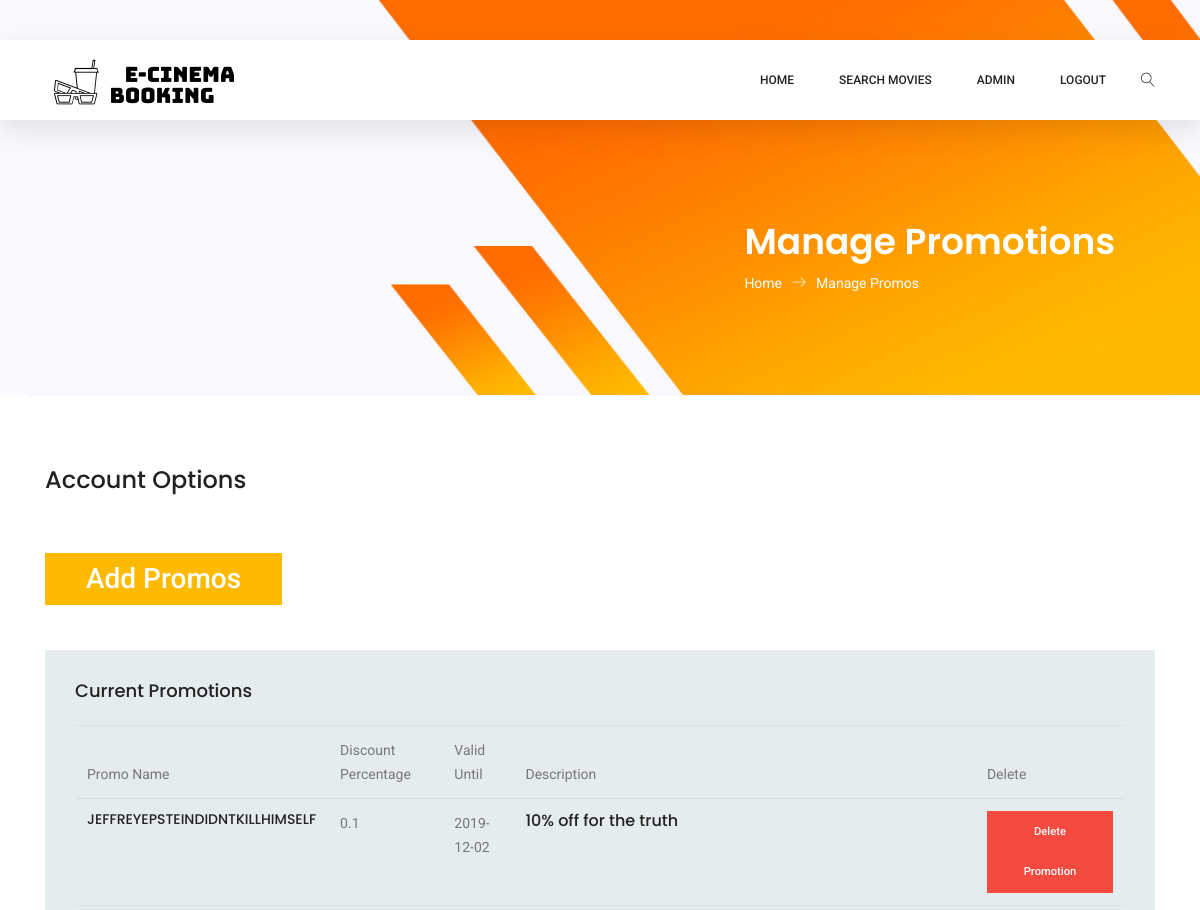
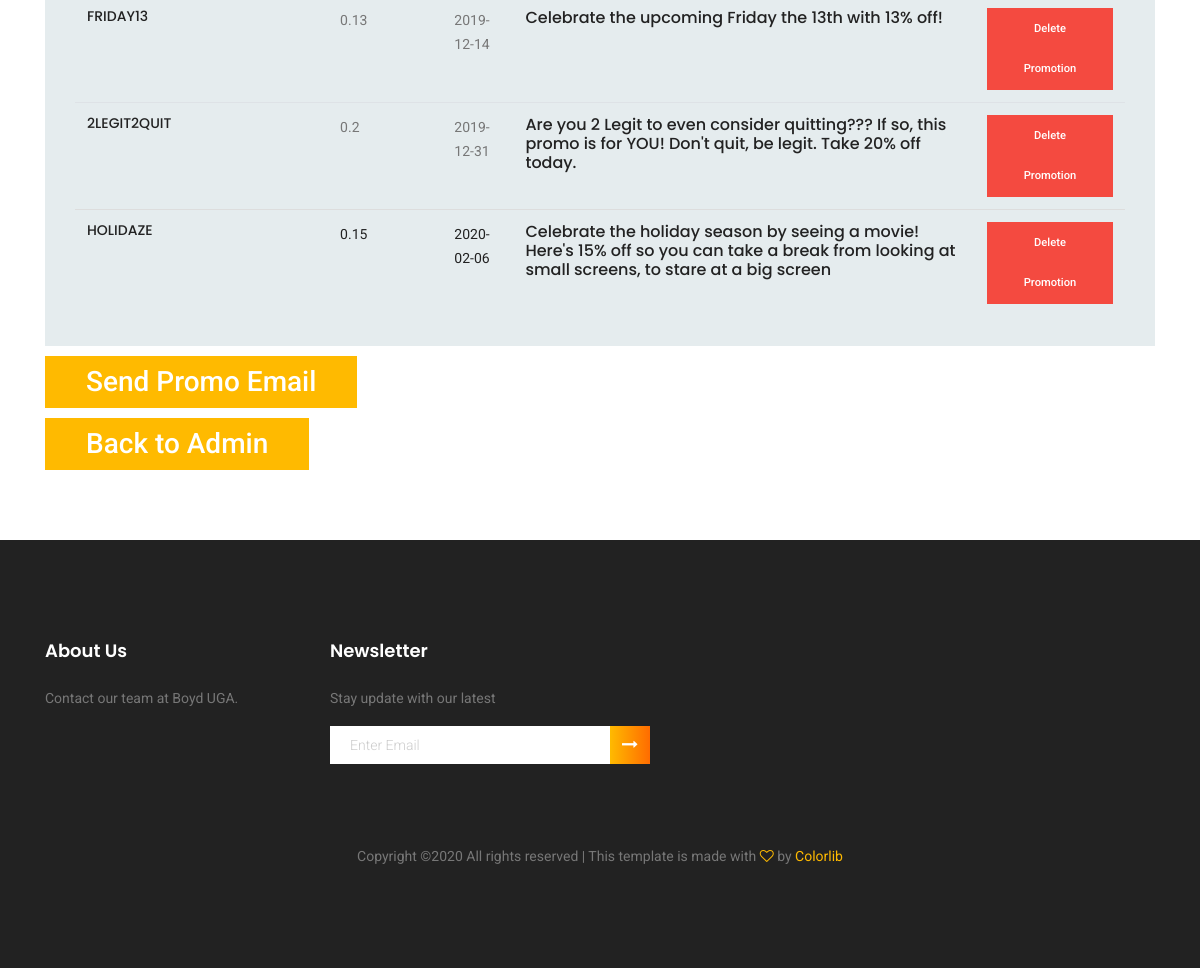
Screenshot of /manage_promos (signed in) with the database file from the repository (2 pictures, top to bottom).
### tables this page shows
CREATE TABLE `promo` (
  `promo_id` INTEGER PRIMARY KEY AUTOINCREMENT,
  `code` varchar(100) NOT NULL,
  `promo` double NOT NULL,
  `promo_description` varchar(1024) DEFAULT '',
  exp_date datetime NOT NULL
);

### ecinema/controllers/AdminPromoController.py (the view, shortened to what this page needs)
@bp.route('/manage_promos', methods=('GET', 'POST'))
@admin_login_required
def manage_promos():
    promo = Promo()
    promos = promo.get_all_promos()
    promos = sorted(promos, key=lambda k: k['exp_date'] )
    return render_template('manage_promos.html', promos=promos)

### ecinema/controllers/LoginController.py (called while the page is built)
@bp.before_app_request
def load_logged_in_user():
    user_id = session.get('user_id')
    if user_id is None:
        g.user = None
    else:
        customer = create_user('customer')
        g.user = customer.obj_as_dict(user_id)
        if g.user is not None:
            g.user = dict(g.user)
            g.user['is_admin'] = False
        if g.user is None:
            admin = create_user('admin')
            if admin.fetch(user_id):
                g.user = dict(admin.obj_as_dict(user_id))
                g.user['is_admin'] = True
            else:
                session.clear()
                return redirect(url_for('IndexController.index'))

def admin_login_required(view):
    @functools.wraps(view)
    def wrapped_view(**kwargs):
        admin = create_user('admin')
        if g.user is None:
            return redirect(url_for('LoginController.login'))
        elif not admin.fetch(g.user['username']):
            return redirect(url_for('IndexController.index'))
        return view(**kwargs)
    return wrapped_view

### ecinema/data/AdminData.py (called while the page is built)
    def get_info(self, key: str):
        return self.__db.execute(
            'SELECT * FROM admin WHERE username = ?',
            (key,)
        ).fetchone()

### ecinema/data/CustomerData.py (called while the page is built)
    def get_info(self, key: str):
        return self.get_user_info(key)

    def get_user_info(self, user_id: str):
        return self.__db.execute(
            'SELECT * FROM customer WHERE username = ?', (user_id,)
        ).fetchone()

### ecinema/data/PromoData.py (called while the page is built)
    def get_all_promos(self):
        return self.__db.execute(
            'SELECT * FROM promo'
        ).fetchall()

### ecinema/data/db.py (called while the page is built)
def get_db():
    if 'db' not in g:
        g.db = sqlite3.connect(
            current_app.config['DATABASE'],
            detect_types=sqlite3.PARSE_DECLTYPES
        )
        g.db.row_factory = sqlite3.Row
    return g.db

### ecinema/models/Admin.py (called while the page is built)
    def obj_as_dict(self, key: str):
        return self.__data_access.get_info(key)

    def fetch(self, key: str) -> bool:
        admin = self.obj_as_dict(key)
        if admin is not None:
            self.set_id(admin['admin_id'])
            self.set_username(admin['username'])
            self.set_password(admin['password'])
            self.set_is_init()
            return True
        return False

### ecinema/models/Customer.py (called while the page is built)
    def obj_as_dict(self, key: str):
        return self.__data_access.get_info(key)

### ecinema/models/Promo.py (called while the page is built)
    def get_all_promos(self):
        return self.__data_access.get_all_promos()

### ecinema/models/User.py (called while the page is built)
    def set_username(self, user: str):
        self.__username = user

    def set_password(self, password: str):
        self.__password = password

### ecinema/templates/manage_promos.html (shortened to what this page needs)
{% extends 'base.html' %}
{% block header %}
<!DOCTYPE html>
<html lang="zxx" class="no-js">
<head>
  <link rel="stylesheet" href="{{ url_for('static', filename='css/linearicons.css') }}">
  <link rel="stylesheet" href="{{ url_for('static', filename='css/font-awesome.min.css') }}">
  <link rel="stylesheet" href="{{ url_for('static', filename='css/themify-icons.css') }}">
  <link rel="stylesheet" href="{{ url_for('static', filename='css/bootstrap.css') }}">
  <link rel="stylesheet" href="{{ url_for('static', filename='css/owl.carousel.css') }}">
  <link rel="stylesheet" href="{{ url_for('static', filename='css/nice-select.css') }}">
  <link rel="stylesheet" href="{{ url_for('static', filename='css/nouislider.min.css') }}">
  <link rel="stylesheet" href="{{ url_for('static', filename='css/ion.rangeSlider.css') }}" />
  <link rel="stylesheet" href="{{ url_for('static', filename='css/ion.rangeSlider.skinFlat.css') }}" />
  <link rel="stylesheet" href="{{ url_for('static', filename='css/magnific-popup.css') }}">
  <link rel="stylesheet" href="{{ url_for('static', filename='css/main.css') }}">
</head>
{% endblock %}
{% block content %}
  <section class="banner-area organic-breadcrumb">
    <div class="container">
      <div class="breadcrumb-banner d-flex flex-wrap align-items-center justify-content-end">
        <div class="col-first">
          <h1>Manage Promotions</h1>
          <nav class="d-flex align-items-center">
            <a href="/index">Home<span class="lnr lnr-arrow-right"></span></a>
            <a href="/manage_promos">Manage Promos</a>
          </nav>
        </div>
      </div>
    </div>
  </section>
<section class="button-area">
  <div class="container border-top-generic whole-wrap pb-100">
    <div class="section-top-border" style="">
      <h3 class="mb-10" style="margin-bottom: 2em">Account Options</h3>
      <div class="row">
        <div class="col-md-4">
          <div class="single-defination">
            <div class="button-group-area mt-40">
              <a href="/create_promo" class="genric-btn primary e-large" style="font-size: 2em">Add Promos</a>
            </div>
          </div>
        </div>
      </div>
    </div>
    <div class="order_details_table">
        <h2>Current Promotions</h2>
      <div class="table-responsive">
        <table class="table">
          <thead>
            <tr>
                <th scope="col">Promo Name</th>
                <th scope="col">Discount Percentage</th>
              <th scope="col">Valid Until</th>
              <th scope="col">Description</th>
              <th scope="col">Delete</th>
            </tr>
          </thead>
          <tbody>
          {% for promo in promos %}
            <tr>
              <td>
                <h4>{{ promo['code'] }}</h4>
              </td>
              <td>
                <p>{{ promo['promo'] }}</p>
              </td>
              <td>
                  <p>{{ promo['exp_date']}} </p>
              </td>
                <td>
                  <h5>{{ promo['promo_description'] }}</h5>
                </td>
                <td>
                  <form method="post">
                    <button type="submit" class="genric-btn danger">Delete Promotion</button>
                  </form>
                </td>
            </tr>
            {% endfor %}
          </tbody>
        </table>
      </div>
    </div>
    <div class="row">
        <div class="col-md-4">
            <div class="single-defination">
                <div class="button-group-area mt-40">
                    <form method="post">
                        <button type="submit" class="genric-btn primary e-large" style="font-size: 2em">Send Promo Email</a>
                    </form>
                </div>
            </div>
        </div>
    </div>
    <div class="button-group-area mt-40">
        <a href="/admin" class="genric-btn primary e-large" style="font-size: 2em">Back to Admin</a>
    </div>
  </div>
</section>
{% endblock %}
{% block last %}
</body>
</html>
{% endblock %}

### ecinema/templates/base.html (shortened to what this page needs)
{%block header %}{% endblock %}
<body>
<header class="header_area sticky-header">
		<div class="main_menu">
			  <nav class="navbar navbar-expand-lg navbar-light main_box">
				    <div class="container">
					      <a class="navbar-brand logo_h" href="/index"><img src="{{ url_for('static', filename='img/logo.png') }}" alt=""></a>
					      <div class="collapse navbar-collapse offset" id="navbarSupportedContent">
						        <ul class="nav navbar-nav menu_nav ml-auto">
							          <li class="nav-item"><a class="nav-link" href="/">Home</a></li>
                        <li class="nav-item"><a class="nav-link" href="/search">Search Movies</a></li>
                        {% if g.user != None and g.user.get('is_admin') %}
                        <li class="nav-item"><a class="nav-link" href="/admin">Admin</a></li>
                        <li class="nav-item"><a class="nav-link" href="/logout">Logout</a></li>
                        {% else %}
                        <li class="nav-item"><a class="nav-link" href="/login">Login</a></li>
                        {% endif %}
						        </ul>
						        <ul class="nav navbar-nav navbar-right">
							          <li class="nav-item">
								                <button class="search"><span class="lnr lnr-magnifier" id="search"></span></button>
							          </li>
						        </ul>
					      </div>
				    </div>
			  </nav>
		</div>
</header>
{% block content %}{% endblock %}
<footer class="footer-area section_gap">
		<div class="container">
			  <div class="row">
				    <div class="col-lg-3  col-md-6 col-sm-6">
					      <div class="single-footer-widget">
						        <h6>About Us</h6>
						        <p>
							          Contact our team at Boyd UGA.
						        </p>
					      </div>
				    </div>
				    <div class="col-lg-4  col-md-6 col-sm-6">
					      <div class="single-footer-widget">
						        <h6>Newsletter</h6>
						        <p>Stay update with our latest</p>
						        <div class="" id="mc_embed_signup">
							          <form target="_blank" novalidate="true" action="https://spondonit.us12.list-manage.com/subscribe/post?u=1462626880ade1ac87bd9c93a&amp;id=92a4423d01"
							                method="get" class="form-inline">
								            <div class="d-flex flex-row">
									              <input class="form-control" name="EMAIL" placeholder="Enter Email" onfocus="this.placeholder = ''" onblur="this.placeholder = 'Enter Email '"
									                     required="" type="email">
									              <button class="click-btn btn btn-default"><i class="fa fa-long-arrow-right" aria-hidden="true"></i></button>
								            </div>
							          </form>
						        </div>
					      </div>
				    </div>
			  </div>
			  <div class="footer-bottom d-flex justify-content-center align-items-center flex-wrap">
				    <p class="footer-text m-0">
                Copyright &copy;<script>document.write(new Date().getFullYear());</script> All rights reserved | This template is made with <i class="fa fa-heart-o" aria-hidden="true"></i> by <a href="https://colorlib.com" target="_blank">Colorlib</a>
            </p>
			  </div>
		</div>
</footer>
{% block last %}{% endblock %}

### rows the page displays
promo: code "JEFFREYEPSTEINDIDNTKILLHIMSELF", promo "0.1", exp_date "2019-12-02", promo_description "10% off for the truth"
promo: code "FRIDAY13", promo "0.13", exp_date "2019-12-14", promo_description "Celebrate the upcoming Friday the 13th with 13% off!"
promo: code "2LEGIT2QUIT", promo "0.2", exp_date "2019-12-31", promo_description "Are you 2 Legit to even consider quitting??? If so, this promo is for YOU! Don't quit, be legit. Take 20% off today."
promo: code "HOLIDAZE", promo "0.15", exp_date "2020-02-06", promo_description "Celebrate the holiday season by seeing a movie! Here's 15% off so you can take a break from looking at small screens, to stare at a big screen"
